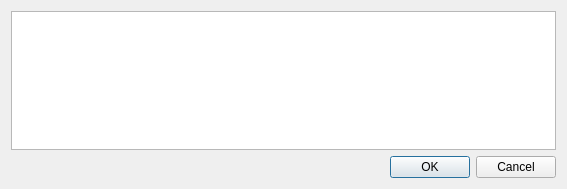
<?xml version="1.0" encoding="UTF-8"?>
<ui version="4.0">
 <class>settingsDialog</class>
 <widget class="QDialog" name="settingsDialog">
  <property name="geometry">
   <rect>
    <x>0</x>
    <y>0</y>
    <width>567</width>
    <height>189</height>
   </rect>
  </property>
  <property name="windowTitle">
   <string>Settings Dialog</string>
  </property>
  <layout class="QVBoxLayout" name="verticalLayout">
   <item>
    <widget class="QTableView" name="table"/>
   </item>
   <item>
    <widget class="QDialogButtonBox" name="buttonBox">
     <property name="orientation">
      <enum>Qt::Horizontal</enum>
     </property>
     <property name="standardButtons">
      <set>QDialogButtonBox::Cancel|QDialogButtonBox::Ok</set>
     </property>
    </widget>
   </item>
  </layout>
 </widget>
 <resources/>
 <connections>
  <connection>
   <sender>buttonBox</sender>
   <signal>accepted()</signal>
   <receiver>settingsDialog</receiver>
   <slot>accept()</slot>
   <hints>
    <hint type="sourcelabel">
     <x>248</x>
     <y>254</y>
    </hint>
    <hint type="destinationlabel">
     <x>157</x>
     <y>274</y>
    </hint>
   </hints>
  </connection>
  <connection>
   <sender>buttonBox</sender>
   <signal>rejected()</signal>
   <receiver>settingsDialog</receiver>
   <slot>reject()</slot>
   <hints>
    <hint type="sourcelabel">
     <x>316</x>
     <y>260</y>
    </hint>
    <hint type="destinationlabel">
     <x>286</x>
     <y>274</y>
    </hint>
   </hints>
  </connection>
 </connections>
</ui>
